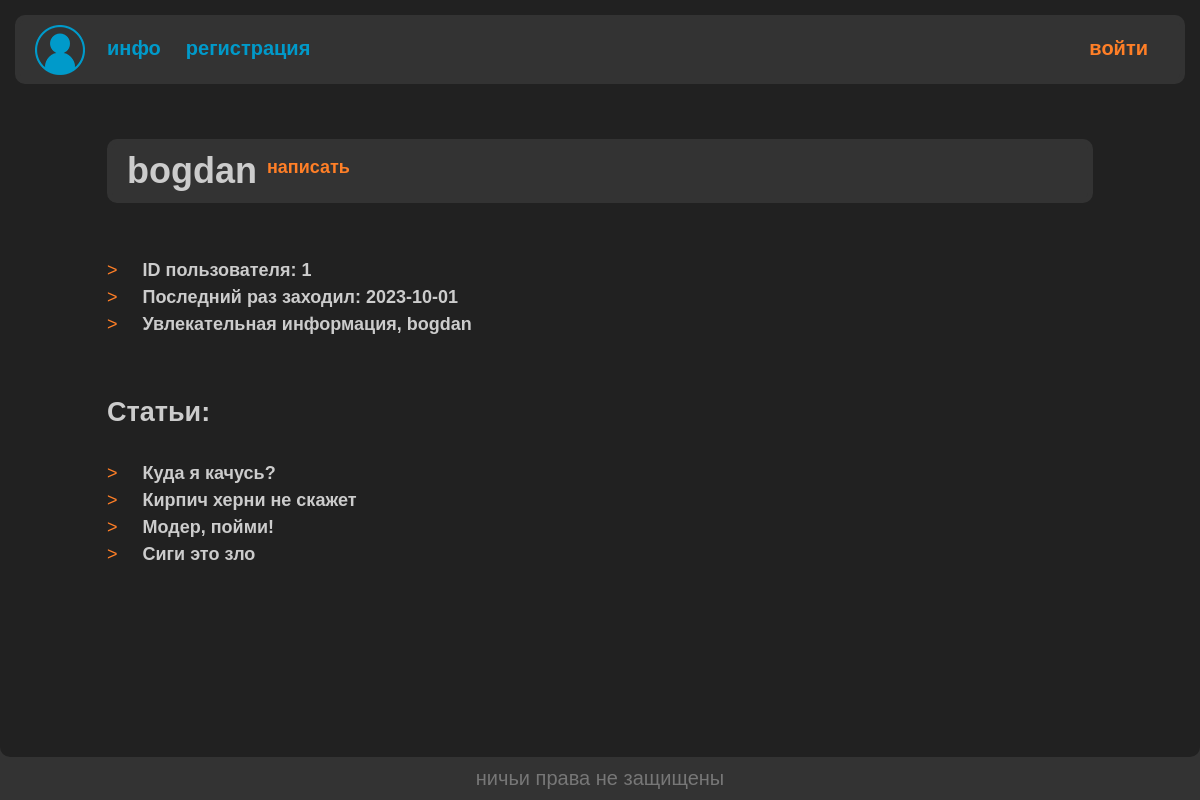
The app's page /profile/bogdan/ with its own data.
### userface/models.py (models this page shows, shortened)
class CustomUser(AbstractUser):
    settings = models.JSONField('settings',
                                default=get_default_settings)

### pager/models.py (models this page shows, shortened)
class Page(models.Model):
    name = models.CharField(max_length=25)
    text = models.TextField(blank=True)
    date = models.DateTimeField(auto_now_add=True)
    user = models.ForeignKey('userface.CustomUser',
                             on_delete=models.SET_NULL,
                             null=True,
                             related_name='author')
    def __str__(self):
        return self.name
    def get_absolute_url(self, prefix='text'):
        return reverse(prefix, kwargs={'page_id': self.id})
    class Meta:
        ordering = ['-date']  # установка дефолтной сортировке по дате

### userface/views.py (the view)
# urls.py: path('profile/', Profile.as_view(), name='my_profile'),
class Profile(DataMixin, View):
    def get(self, request, username=None):
        if username == None:
            username = request.user.username
            is_me = True
        else:
            is_me = False
        try:
            user = CustomUser.objects.get(username=username)
            username = user.username
            last_login = user.last_login
            user_id = user.id
            pages = Page.objects.filter(user=user_id)
            text = [
                f'ID пользователя: {user_id}',
                f'Последний раз заходил: {str(last_login).split()[0]}',
                f'Увлекательная информация, {username}',
            ]
        except:
            username = 'Пользователь не найден'
            text = pages = ''
        context = {
            'menu': get_menu(request),
            'title': username,
            'text': text,
            'is_me': is_me,
            'pages': pages,
        }
        return render(request, 'userface/profile.html', context=context)

### userface/utils.py (called while the page is built)
def get_menu(request=None, humble=True):
    if request:
        return main_menu if request.user.is_authenticated \
            else humble_menu
    else:
        return humble_menu if humble \
            else main_menu

### userface/templates/userface/profile.html
{% extends 'userface/base.html' %}
{% block content %}
<div class="profile-header">
    <h1 class="profile-name">{{title}}</h1>
    {% if is_me %}
    <a class="profile-settings-button" href = "{% url 'settings' %}">настройки</a>
    {% else %}
    <a class="profile-settings-button" href = "{% url 'settings' %}">написать</a>
    {% endif %}
</div>
<br>
<br>
{% for t in text %}
<a class="del-buttons">></a>
<a class="list-buttons">{{ t }}</a>
<br>
{% endfor %}
{% if pages %}
<br>
<br>
<h2>Статьи:</h2>
<br>
{% for p in pages %}
<a class="del-buttons">></a>
<a class="list-buttons" href="{{ p.get_absolute_url }}">
    {{ p }}
</a>
<br>
{% endfor %}
{% endif %}
{% endblock %}

### userface/static/userface/css/styles.css (style rules this page uses)
* { margin: 0px; padding: 0px; font-family: sans-serif; text-decoration: none; }
body { background-color: #333333; height: 100%; }
.profile-header { weight: 100%; height: 250; background-color: #333333; border: 5px solid #333333; border-radius: 10px; display: flex; }
.profile-name { margin-left: 15px }
.profile-settings-button { float: right; margin: 10px 0px 0px 10px; color: #FF7F27; font-weight: 700; }
.del-buttons { color: #FF7F27; margin-right: 20px; }
.list-buttons { color: #CCCCCC; text-decoration: none; font-weight: 700; margin-right: 25px; }

### records on screen
CustomUser: username "bogdan"
Page: name "Куда я качусь?"
Page: name "Кирпич херни не скажет"
Page: name "Модер, пойми!"
Page: name "Сиги это зло"

### other values on screen
{{ m.title }} "инфо" "регистрация"
{{ t }} "ID пользователя: 1" "Последний раз заходил: 2023-10-01" "Увлекательная информация, bogdan"
